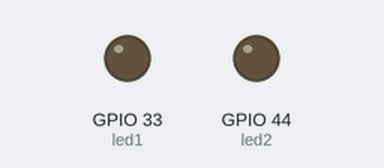
Recording of a sketch running on a simulated ESP32. On the bench: output pins drawn as LEDs (lit = HIGH).

Above: at 1.5 s.
At 11.3 s:
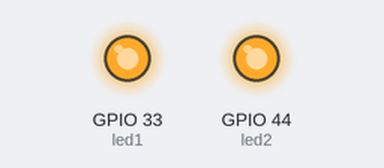
Timing chart, 0 to 18.5 s (numbered marks = the images above):
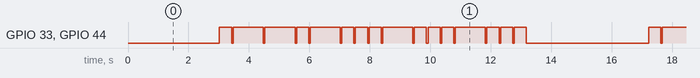

Measured:
- by itself, GPIO 33 (led1), GPIO 44 (led2): moves between LOW and HIGH, repeating every 14.2 s
- by itself, everything shown: repeats every 14.2 s, in 32 steps

The sketch:

Morescode.ino
```cpp
int led1 = A5;
int led2 = D7;

void setup()
{
    pinMode(led1, OUTPUT);
    pinMode(led2, OUTPUT);
}


void long_write()
{
    // Always begins off
    digitalWrite(led1, LOW);
    digitalWrite(led2, LOW);
    delay(25);

    // Long tone on
    digitalWrite(led1, HIGH);
    digitalWrite(led2, HIGH);
    delay(1000);

    // Turns off again
    digitalWrite(led1, LOW);
    digitalWrite(led2, LOW);
    delay(25);
}

void short_write()
{
    // Always begins off
    digitalWrite(led1, LOW);
    digitalWrite(led2, LOW);
    delay(25);

    // Short tone on
    digitalWrite(led1, HIGH);
    digitalWrite(led2, HIGH);
    delay(400);

    // Turns off again
    digitalWrite(led1, LOW);
    digitalWrite(led2, LOW);
    delay(25);

}

void loop()
{
    delay(3000);

    // A
    short_write();
    long_write();

    // N
    long_write();
    short_write();

    // D
    long_write();
    short_write();
    short_write();

    // R
    short_write();
    long_write();
    short_write();

    // E
    short_write();

    // A
    short_write();
    long_write();

    // S
    short_write();
    short_write();
    short_write();

    delay(1000);
}
```
